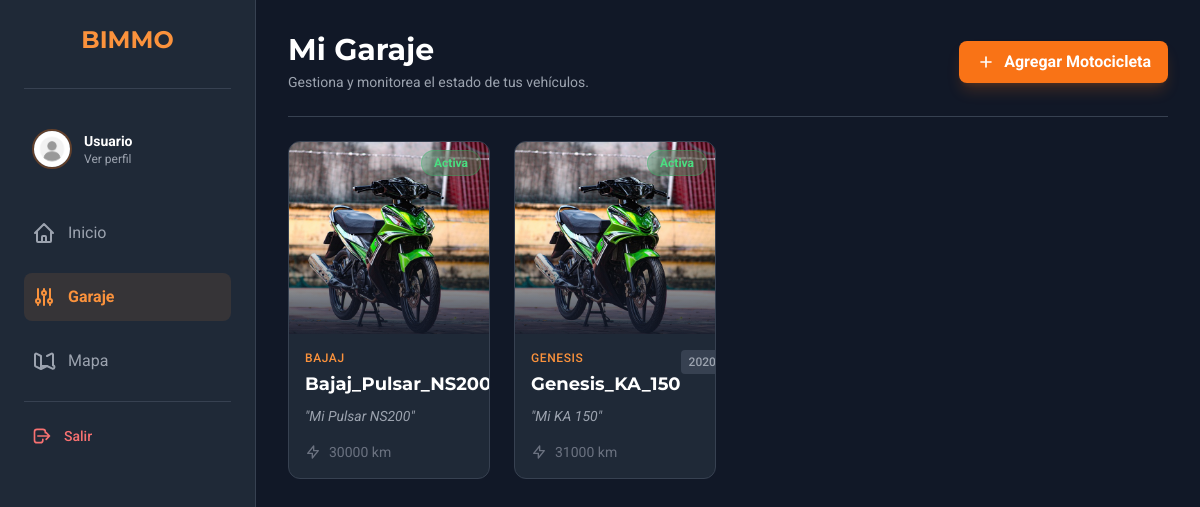
Page /garage/ (signed in) on the committed database.
### app/models.py (models this page shows, shortened)
class Profile(models.Model):
    user = models.OneToOneField(User, on_delete=models.CASCADE, related_name='profile')
    profile_picture = models.ImageField(upload_to='profile_pics/', default='default_profile_pic.jpg', blank=True)
    bio = models.TextField(max_length=500, blank=True)
    location = models.CharField(max_length=100, blank=True)

class Motorcycle(models.Model):
    owner = models.ForeignKey(User, on_delete=models.CASCADE, related_name='motorcycles')
    nickname = models.CharField(max_length=100, help_text="Apodo de tu moto (ej. La Furia)")
    make = models.CharField(max_length=100, verbose_name="Marca")  # Ej: Bajaj, Yamaha
    model = models.CharField(max_length=100, verbose_name="Modelo") # Ej: Pulsar NS200 (Importante para la IA)
    year = models.IntegerField(verbose_name="Año")
    mileage = models.IntegerField(default=0, verbose_name="Kilometraje Actual")
    photo = models.ImageField(upload_to='moto_photos/', default='default_motorcycle_photo.jpg', blank=True)
    is_active = models.BooleanField(default=True, help_text="Desmarcar si vendiste o diste de baja la moto")
    created_at = models.DateTimeField(auto_now_add=True)

### app/views.py (the view)
# urls.py: path('garage/', views.garage, name='garage'),
def garage(request):
    if 'user_id' in request.session:
        user = User.objects.get(id=request.session['user_id'])
        motorcycles = Motorcycle.objects.filter(owner=user, is_active=True)
        return render(request, 'garage.html', {'motorcycles': motorcycles})
    return redirect('login')

### app/context_processors.py (called while the page is built)
def user_profile_global(request):
    context = {}
    if 'user_id' in request.session:
        try:
            user = User.objects.get(id=request.session['user_id'])
            context['user_global'] = user
            try:
                context['profile_global'] = Profile.objects.get(user=user)
            except Profile.DoesNotExist:
                context['profile_global'] = None
        except User.DoesNotExist:
            pass
    return context

### app/templates/garage.html (shortened to what this page needs)
{% extends "base.html" %}
{% block content %}
<div class="p-4 mx-auto max-w-7xl sm:p-6 lg:p-8">
    <div class="flex flex-col items-center justify-between pb-6 mb-6 border-b border-gray-700 sm:flex-row">
        <div>
            <h2 class="text-3xl font-bold">Mi Garaje</h2>
            <p class="mt-1 text-sm text-gray-400">Gestiona y monitorea el estado de tus vehículos.</p>
        </div>
        <a href="{% url 'motoadd' %}" class="flex items-center justify-center w-full gap-2 px-4 py-2 mt-4 text-base font-bold text-center text-white transition-colors duration-200 bg-orange-500 border border-transparent rounded-lg sm:mt-0 sm:w-auto hover:bg-orange-600 shadow-lg shadow-orange-500/20">
            <svg class="w-5 h-5" fill="none" stroke="currentColor" viewBox="0 0 24 24" xmlns="http://www.w3.org/2000/svg"><path stroke-linecap="round" stroke-linejoin="round" stroke-width="2" d="M12 6v6m0 0v6m0-6h6m-6 0H6"></path></svg>
            <span>Agregar Motocicleta</span>
        </a>
    </div>
    {% if motorcycles %}
    <div class="grid grid-cols-1 gap-6 sm:grid-cols-2 md:grid-cols-3 lg:grid-cols-4 xl:grid-cols-5">
        {% for motorcycle in motorcycles %}
        <a href="{% url 'motodetails' moto_id=motorcycle.id %}" class="group relative block h-full no-underline">
            <div class="flex flex-col h-full overflow-hidden transition-all duration-300 bg-gray-800 border border-gray-700 rounded-xl group-hover:border-orange-500/50 group-hover:shadow-xl group-hover:shadow-orange-500/10 group-hover:-translate-y-1">
                <div class="relative h-48 overflow-hidden bg-gray-900">
                    {% if motorcycle.photo %}
                        <img src="{{ motorcycle.photo.url }}"
                             alt="{{ motorcycle.make }} {{ motorcycle.model }}"
                             class="object-cover w-full h-full transition-transform duration-500 group-hover:scale-110">
                    {% else %}
                        <img src="https://placehold.co/400x300/1f2937/4b5563?text={{ motorcycle.make }}+{{ motorcycle.model }}"
                             alt="No photo"
                             class="object-cover w-full h-full opacity-50">
                    {% endif %}
                    <div class="absolute top-0 right-0 px-3 py-1 m-2 text-xs font-bold rounded-full
                        {% if motorcycle.is_active %} bg-green-500/20 text-green-400 border border-green-500/30
                        {% else %} bg-gray-600/20 text-gray-400 border border-gray-600/30 {% endif %} backdrop-blur-md">
                        {% if motorcycle.is_active %} Activa {% else %} Inactiva {% endif %}
                    </div>
                    <div class="absolute inset-0 bg-gradient-to-t from-gray-900/90 via-transparent to-transparent"></div>
                </div>
                <div class="flex flex-col flex-1 p-4">
                    <div class="flex items-start justify-between">
                        <div>
                            <p class="text-xs font-medium tracking-wider text-orange-400 uppercase">{{ motorcycle.make }}</p>
                            <h4 class="mt-1 text-lg font-bold text-white group-hover:text-orange-100">{{ motorcycle.model }}</h4>
                        </div>
                        <span class="px-2 py-1 text-xs font-medium text-gray-400 bg-gray-700 rounded">{{ motorcycle.year }}</span>
                    </div>
                    {% if motorcycle.nickname %}
                    <p class="mt-2 text-sm text-gray-400 italic">"{{ motorcycle.nickname }}"</p>
                    {% endif %}
                    <div class="mt-auto pt-4 flex items-center gap-2 text-sm text-gray-500">
                        <svg class="w-4 h-4" fill="none" stroke="currentColor" viewBox="0 0 24 24"><path stroke-linecap="round" stroke-linejoin="round" stroke-width="2" d="M13 10V3L4 14h7v7l9-11h-7z"></path></svg>
                        <span>{{ motorcycle.mileage }} km</span>
                    </div>
                </div>
            </div>
        </a>
        {% endfor %}
    </div>
    {% endif %}
</div>
{% endblock %}

### app/templates/base.html (shortened to what this page needs)
{% load static %}
{% load pwa %}
<!DOCTYPE html>
<html lang="en">
<head>
    <script src="https://cdn.tailwindcss.com"></script>
</head>
<body class="bg-gray-900 text-white">
    <div class="lg:flex">
        <nav class="fixed bottom-0 left-0 right-0 z-50 bg-gray-800 border-t border-gray-700 lg:relative lg:left-auto lg:bottom-auto lg:w-64 lg:border-t-0 lg:border-r lg:min-h-screen">
            <div class="flex justify-around p-2 lg:flex-col lg:justify-start lg:p-6 lg:gap-4">
                <div class="hidden pb-8 mb-4 border-b border-gray-700 lg:block">
                     <h1 class="text-2xl font-bold text-center text-orange-400">BIMMO</h1>
                </div>
                {% if user_global %}
                <div class="hidden lg:flex items-center gap-3 p-2 mb-4 rounded-lg transition-colors hover:bg-gray-700/50">
                    <a href="{% url 'profile' %}" class="flex items-center w-full gap-3">
                        {% if profile_global.profile_picture %}
                            <img class="w-10 h-10 rounded-full object-cover border-2 border-orange-500/30"
                                 src="{{ profile_global.profile_picture.url }}" alt="Avatar">
                        {% else %}
                            <img class="w-10 h-10 rounded-full border-2 border-gray-600"
                                 src="https://placehold.co/100x100/f97316/111827?text={{ user_global.first_name|first|default:user_global.username|first }}{{ user_global.last_name|first }}" alt="Avatar">
                        {% endif %}
                        <div class="overflow-hidden">
                            <p class="font-bold truncate text-sm">
                                {{ user_global.first_name|default:user_global.username }}
                            </p>
                            <p class="text-xs text-gray-400">Ver perfil</p>
                        </div>
                    </a>
                </div>
                {% endif %}
                <a href="{% url 'index' %}"
                   class="flex flex-col items-center justify-center w-full px-2 py-1 rounded-lg lg:flex-row lg:justify-start lg:gap-3 lg:py-3 transition-colors duration-200
                   {% if request.resolver_match.url_name == 'index' %}
                        text-orange-400 bg-orange-400/10 font-bold
                   {% else %}
                        text-gray-400 hover:bg-gray-700 hover:text-white
                   {% endif %}">
                    <svg class="w-6 h-6" fill="none" stroke="currentColor" viewBox="0 0 24 24"><path stroke-linecap="round" stroke-linejoin="round" stroke-width="2" d="M3 12l2-2m0 0l7-7 7 7M5 10v10a1 1 0 001 1h3m10-11l2 2m-2-2v10a1 1 0 01-1 1h-3m-6 0a1 1 0 001-1v-4a1 1 0 011-1h2a1 1 0 011 1v4a1 1 0 001 1m-6 0h6"></path></svg>
                    <span class="text-[11px] lg:text-base">Inicio</span>
                </a>
                <a href="{% url 'garage' %}"
                   class="flex flex-col items-center justify-center w-full px-2 py-1 rounded-lg lg:flex-row lg:justify-start lg:gap-3 lg:py-3 transition-colors duration-200
                   {% if request.resolver_match.url_name == 'garage' or request.resolver_match.url_name == 'motodetails' or request.resolver_match.url_name == 'motoadd' %}
                        text-orange-400 bg-orange-400/10 font-bold
                   {% else %}
                        text-gray-400 hover:bg-gray-700 hover:text-white
                   {% endif %}">
                    <svg class="w-6 h-6" fill="none" stroke="currentColor" viewBox="0 0 24 24"><path stroke-linecap="round" stroke-linejoin="round" stroke-width="2" d="M12 6V4m0 2a2 2 0 100 4m0-4a2 2 0 110 4m-6 8a2 2 0 100-4m0 4a2 2 0 110-4m0 4v2m0-6V4m6 6v10m6-2a2 2 0 100-4m0 4a2 2 0 110-4m0 4v2m0-6V4"></path></svg>
                    <span class="text-[11px] lg:text-base">Garaje</span>
                </a>
                <a href="{% url 'map' %}"
                   class="flex flex-col items-center justify-center w-full px-2 py-1 rounded-lg lg:flex-row lg:justify-start lg:gap-3 lg:py-3 transition-colors duration-200
                   {% if request.resolver_match.url_name == 'map' %}
                        text-orange-400 bg-orange-400/10 font-bold
                   {% else %}
                        text-gray-400 hover:bg-gray-700 hover:text-white
                   {% endif %}">
                     <svg class="w-6 h-6" fill="none" stroke="currentColor" viewBox="0 0 24 24"><path stroke-linecap="round" stroke-linejoin="round" stroke-width="2" d="M9 20l-5.447-2.724A1 1 0 013 16.382V5.618a1 1 0 011.447-.894L9 7m0 13l6-3m-6 3V7m6 10l5.447 2.724A1 1 0 0021 16.382V5.618a1 1 0 00-1.447-.894L15 7m-6 10h6"></path></svg>
                    <span class="text-[11px] lg:text-base">Mapa</span>
                </a>
                <div class="hidden lg:block mt-auto pt-4 border-t border-gray-700">
                    <form action="{% url 'logout' %}" method="POST">
                        <button type="submit" class="flex items-center gap-3 w-full px-2 py-2 text-red-400 hover:bg-red-900/20 rounded-lg transition-colors">
                            <svg class="w-5 h-5" fill="none" stroke="currentColor" viewBox="0 0 24 24"><path stroke-linecap="round" stroke-linejoin="round" stroke-width="2" d="M17 16l4-4m0 0l-4-4m4 4H7m6 4v1a3 3 0 01-3 3H6a3 3 0 01-3-3V7a3 3 0 013-3h7a3 3 0 013 3v1"></path></svg>
                            <span class="text-sm font-medium">Salir</span>
                        </button>
                    </form>
                </div>
            </div>
        </nav>
        <main class="flex-1 pb-24 lg:pb-8">
            {% block content %}
            {% endblock %}
        </main>
    </div>
</body>
</html>

### app/templates/base.html (style rules this page uses)
body { font-family: 'Roboto', sans-serif; }
h1, h2, h3, h4, h5, h6 { font-family: 'Montserrat', sans-serif; }

### rows in the picture
Profile: profile_picture (placeholder picture)
Motorcycle: photo (placeholder picture), is_active "Activa", make "BAJAJ", model "Bajaj_Pulsar_NS200", nickname "Mi Pulsar NS200", mileage "30000"
Motorcycle: photo (placeholder picture), is_active "Activa", make "GENESIS", model "Genesis_KA_150", year "2020", nickname "Mi KA 150", mileage "31000"

### other values in the picture
{{ user_global.first_name|default:user_global.username }} "Usuario"
